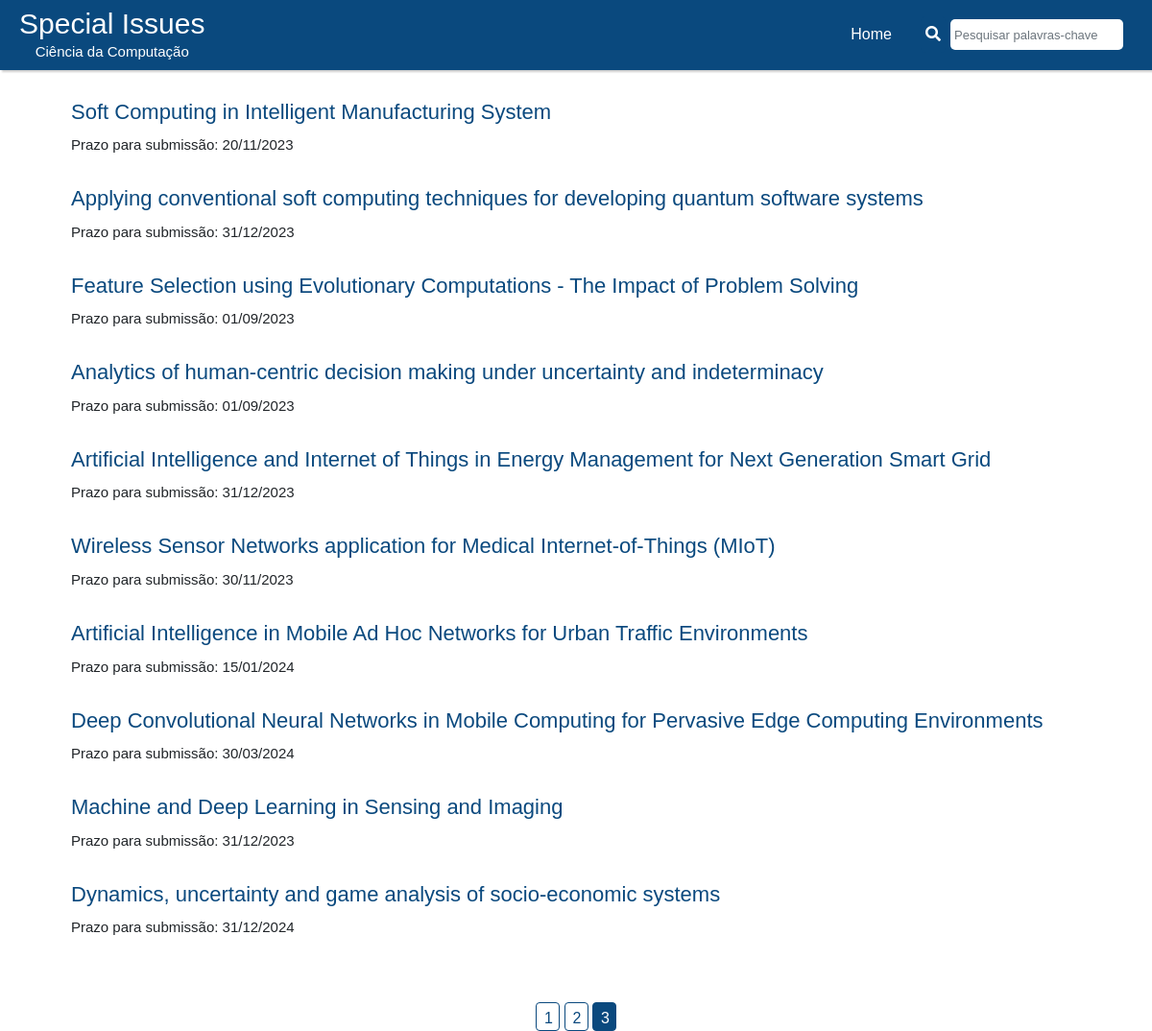
The page /search?page=3 on the database as committed earlier.
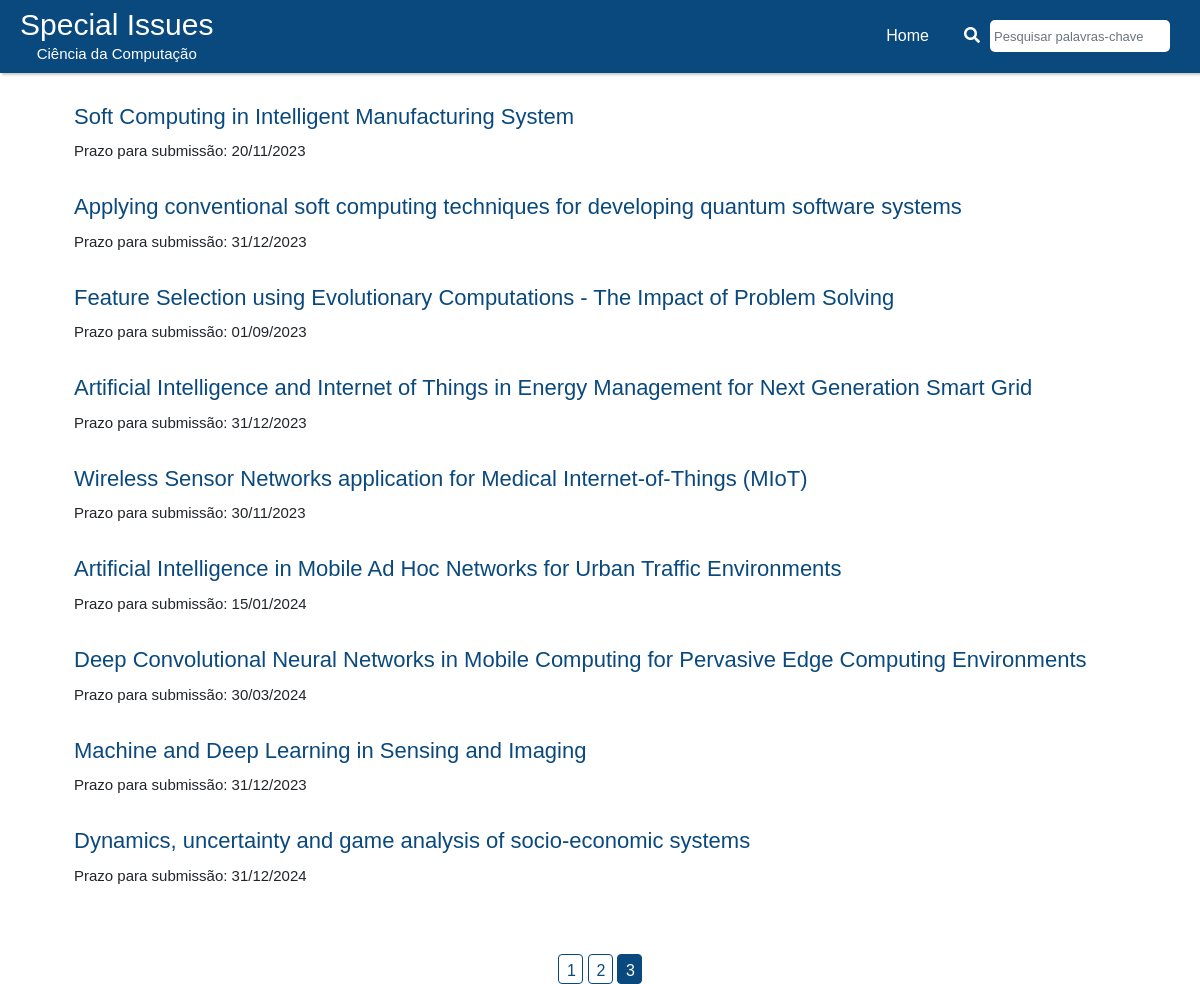
The same page on the database as committed later.
### website/adm/models.py (models this page shows)
class SPI(db.Model):
    id = db.Column(db.Integer, primary_key=True)
    editora = db.Column(db.String, unique=False, nullable=False)
    revista = db.Column(db.String, unique=False, nullable=False)
    titulo = db.Column(db.String, unique=False, nullable=False)
    link = db.Column(db.String, unique=True, nullable=False)
    prazo = db.Column(db.Date, unique=False, nullable=False)
    datanot = db.Column(db.Date, unique=False, nullable=False)
    detalhes = db.Column(db.String, unique=False, nullable=False)

### website/users/users_rotas.py (the view)
@app.route('/search', methods=['GET', 'POST'])
def users_search():
    if request.method == 'POST':
        form = request.form
        search_value = form['search-box']
        session['search_value'] = search_value  # Armazena na sessão
        search = f"%{search_value}%"
        specialissues = SPI.query.filter(SPI.titulo.like(search)).paginate(page=1, per_page=10)
        return render_template('users/users_busca.html', specialissues=specialissues, search_value=search_value)
    else:
        page = request.args.get('page', 1, type=int)
        per_page = 10
        search_value = session.get('search_value', '')  # Obtém da sessão
        if page == 1 and search_value:
            specialissues = SPI.query.filter(SPI.titulo.like(f"%{search_value}%")).paginate(page=1, per_page=10)
        else:
            specialissues = SPI.query.paginate(page=page, per_page=per_page)
    return render_template('users/users_busca.html', specialissues=specialissues, search_value=search_value)

### website/templates/users/users_busca.html (shortened to what this page needs)
{% extends 'layout.html' %}
{% block content %}
{% include 'users/users_navbar.html' %}
<div class="container">
    <ul>
        {% if specialissues.items %}
            {% for spi in specialissues.items %}
                <li class="special-issue">
                    <h3><a href="{{ url_for('users_detalhes', id=spi.id) }}">{{ spi.titulo }}</a></h3>
                    <p class="date">Prazo para submissão: {{ spi.prazo.strftime('%d/%m/%Y') }}</p>
                </li>
            {% endfor %}
        {% else %}
            <li class="aviso">Sem resultados para essa pesquisa</li>
        {% endif %}
    </ul>
    <div class="col">
        <form method="POST">
            {% for page_num in specialissues.iter_pages() %}
                {% if page_num %}
                    {% if specialissues.page == page_num %}
                        <a href="{{ url_for('users_search', page=page_num) }}" class="btn btn-primary btn-sm">{{ page_num }}</a>
                    {% else %}
                        <a href="{{ url_for('users_search', page=page_num) }}" class="btn btn-outline-primary btn-sm">{{ page_num }}</a>
                    {% endif %}
                {% else %}
                    ...
                {% endif %}
            {% endfor %}
        </form>
    </div>
</div>
{% endblock content %}

Rows that differ between the two databases and show on the page:
removed SPI: titulo "Analytics of human-centric decision making under uncertainty and indeterminacy", prazo "01/09/2023"
